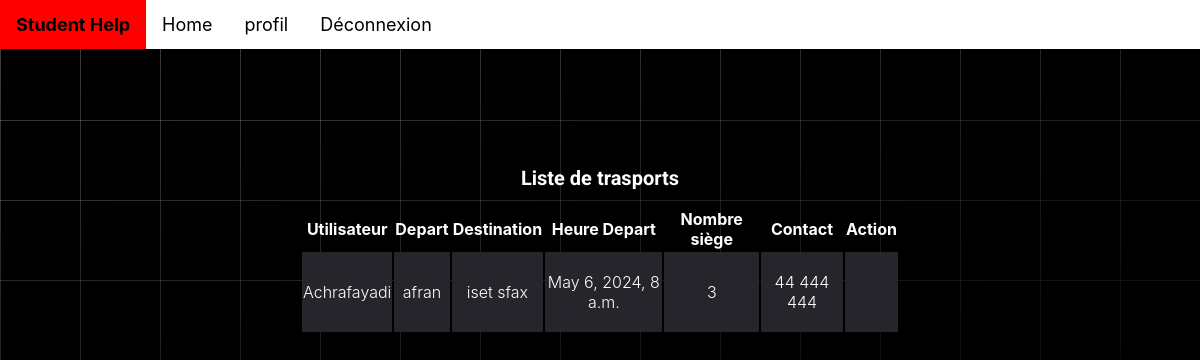
/posts/liste_transport/, run on the app's committed database.
### posts/models.py (models this page shows, shortened)
class Poste(models.Model):
    TYPE_CHOICES = [('0', 'offre'), ('1', 'demande')]
    type = models.CharField(max_length=1, choices=TYPE_CHOICES)
    date = models.DateField(null=True, default=date.today)
    user = models.ForeignKey(User, on_delete=models.CASCADE, null=True)
    image = models.ImageField(blank=True)

### student/models.py (models this page shows, shortened)
class Transport(Poste):
    depart = models.CharField(max_length=50)
    destination = models.CharField(max_length=50)
    heure_dep = models.DateTimeField(default=timezone.now)
    nbre_sièges = models.IntegerField()
    contactinfo = models.CharField(max_length=100)

### posts/views.py (the view)
# urls.py: path('liste_transport/',ListPostTra.as_view(), name='listTransport'),
class ListPostTra(ListView):
    model = Poste
    template_name = 'listPosts/list_transport.html'
    form_class =  TransportForm
    context_object_name = 'liste_transports'

### posts/templates/listPosts/list_transport.html (shortened to what this page needs)
<!DOCTYPE html>
<html lang="en">
<head>
    <link rel="stylesheet" href="fonts/icomoon/style.css" />
    <link rel="stylesheet" href="css/owl.carousel.min.css" />
    {% extends "student/base.html" %}
    {% block content %}
</head>
<body>
    <div class="content">
        <div class="container">
            <h2 class="mb-5" style="text-align: center;">Liste de trasports</h2>
            <div class="table-responsive custom-table-responsive">
                <table class="table custom-table">
                    <thead>
                        <tr>
                            <th scope="col">Utilisateur</th>
                            <th scope="col">Depart</th>
                            <th scope="col">Destination</th>
                            <th scope="col">Heure Depart</th>
                            <th scope="col">Nombre siège</th>
                            <th scope="col">Contact</th>
                            <th scope="col">Action</th>
                        </tr>
                    </thead>
                    <tbody>
                      {% if liste_transports %}
                          {% for poste in liste_transports %}
                              {% if poste.transport %}
                                  <tr scope="row">
                                    <td>{{ poste.user}}</td>
                                      <td>{{ poste.transport.depart }}</td>
                                      <td>{{ poste.transport.destination }}</td>
                                      <td>{{ poste.transport.heure_dep }}</td>
                                      <td>{{ poste.transport.nbre_sièges }}</td>
                                      <td>{{ poste.transport.contactinfo }}</td>
                                      <td>
                                    </td>
                                  </tr>
                              {% endif %}
                          {% endfor %}
                      {% else %}
                          <tr>
                              <td colspan="6" style="text-align: center;">Pas de transports</td>
                          </tr>
                      {% endif %}
                  </tbody>
                </table>
            </div>
        </div>
    </div>
    {% endblock %}

### student/templates/student/base.html (style rules this page uses)
body { background: hsl(0, 0%, 0%); color: hsl(0, 0%, 0%); font-family: "Geist Sans", "SF Pro Text", "SF Pro Icons", "AOS Icons", "Helvetica Neue", Helvetica, Arial, sans-serif, system-ui; margin: 0; }
body::before { --line: hsla(0, 0%, 100%, 0.25); content: ""; height: 100%; width: 100%; position: fixed; z-index: -1; background: linear-gradient( 90deg, var(--line) 1px, transparent 1px 10vmin ) 0 -5vmin / 10vmin 10vmin, linear-gradient(var(--line) 1px, transparent 1px 10vmin) 0 -5vmin / 10vmin 10vmin; mask: linear-gradient(-15deg, transparent 30%, rgb(0, 0, 0)); }

### posts/templates/listPosts/list_transport.html (style rules this page uses)
h1, h2, h3, h4, h5, h6, .h1, .h2, .h3, .h4, .h5, .h6 { font-family: "Roboto", -apple-system, BlinkMacSystemFont, "Segoe UI", Roboto, "Helvetica Neue", Arial, "Noto Sans", sans-serif, "Apple Color Emoji", "Segoe UI Emoji", "Segoe UI Symbol", "Noto Color Emoji"; }
.content { padding: 100px 25%; }
h2 { font-size: 20px; color: #fff; }
.custom-table { width: 100%; }
.custom-table thead tr, .custom-table thead th { border-top: none; border-bottom: none !important; color: #fff; }
.custom-table tbody th, .custom-table tbody td { color: #ffffff; font-weight: 400; padding-bottom: 20px; padding-top: 20px; font-weight: 300; text-align: center; }
.custom-table tbody tr:not(.spacer) { border-radius: 7px; overflow: hidden; transition: 0.3s all ease; }
.custom-table tbody tr th, .custom-table tbody tr td { background: #25252b; border: none; transition: 0.3s all ease; }
.custom-table tbody tr th:first-child, .custom-table tbody tr td:first-child { border-top-left-radius: 0px; border-bottom-left-radius: 0px; }
.custom-table tbody tr th:last-child, .custom-table tbody tr td:last-child { border-top-right-radius: 0px; border-bottom-right-radius: 0px; }

### data on the page
Poste: user "Achrafayadi", transport.depart "afran", transport.destination "iset sfax", transport.heure_dep "May 6, 2024, 8 a.m.", transport.nbre_sièges "3", transport.contactinfo "44 444 444"
